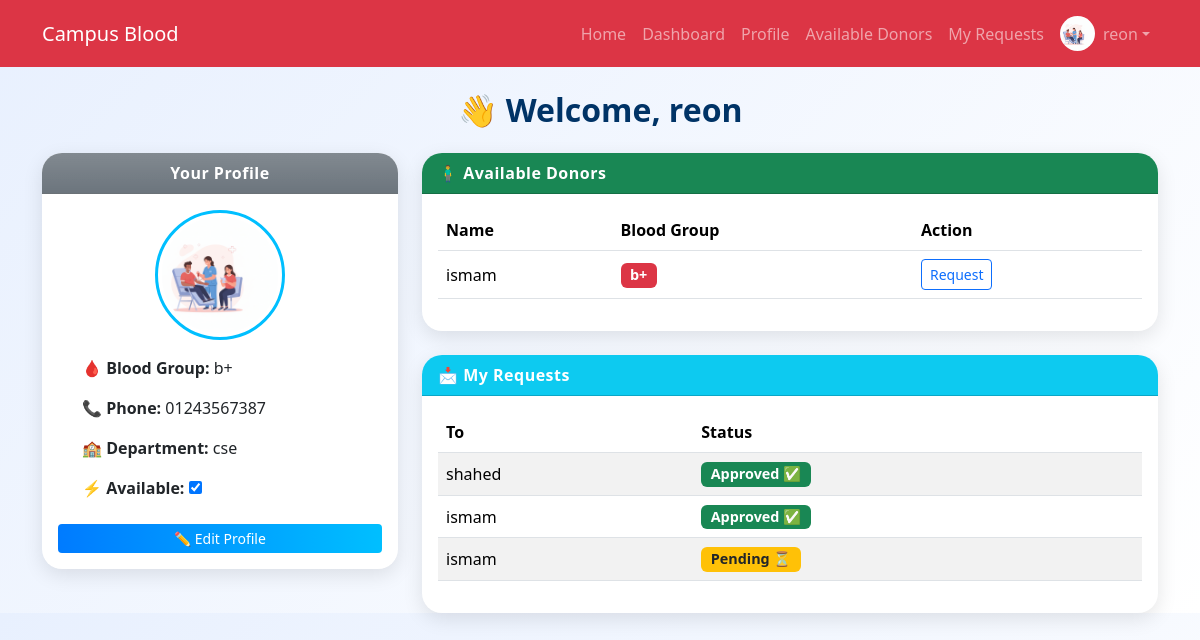
The page /dashboard/ (signed in) on the database as committed earlier.
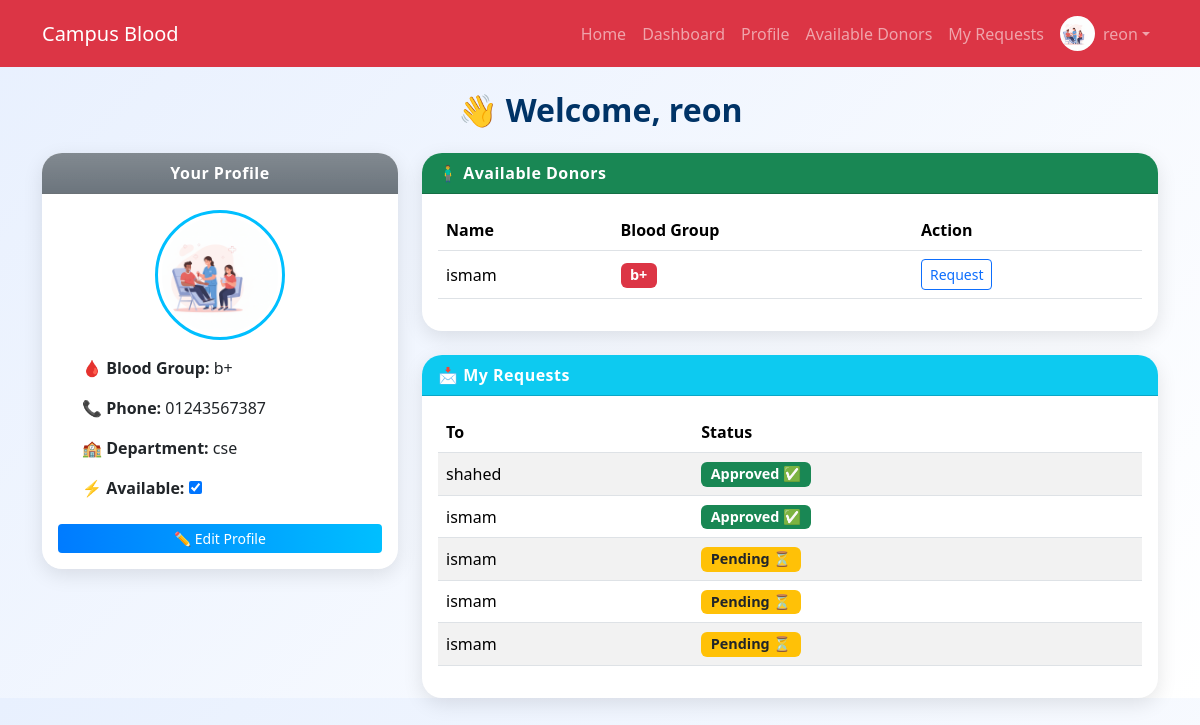
The same page on the database as committed later.
### blood/models.py (models this page shows, shortened)
class Donor(models.Model):
    user = models.OneToOneField(User, on_delete=models.CASCADE)
    blood_group = models.CharField(max_length=5)
    phone = models.CharField(max_length=15)
    department = models.CharField(max_length=100)
    available = models.BooleanField(default=True)
    last_donation_date = models.DateField(null=True, blank=True)
    donation_count = models.IntegerField(default=0)
    profile_pic = models.ImageField(upload_to='profile_pics/', null=True, blank=True)

class Request(models.Model):
    donor = models.ForeignKey(Donor, on_delete=models.CASCADE, related_name='requests')
    requester = models.ForeignKey(User, on_delete=models.CASCADE)
    reason = models.TextField(blank=True)
    date = models.DateTimeField(default=timezone.now)
    status = models.CharField(max_length=20, default="Pending")  # Pending / Approved / Rejected

### blood/views.py (the view)
# urls.py: path('dashboard/', views.dashboard, name='dashboard'),
@login_required
def dashboard(request):
    user = request.user
    try:
        donor_profile = Donor.objects.get(user=user)
    except Donor.DoesNotExist:
        donor_profile = None
    donors = Donor.objects.filter(available=True).exclude(user=user)
    my_requests = Request.objects.filter(requester=user) if 'Request' in globals() else []
    context = {
        'donor_profile': donor_profile,
        'donors': donors,
        'my_requests': my_requests,
    }
    return render(request, 'blood/dashboard.html', context)

### blood/templates/blood/dashboard.html (shortened to what this page needs)
{% extends 'blood/base.html' %}
{% block content %}
<h2 class="text-center mb-4">👋 Welcome, {{ request.user.username }}</h2>
<div class="row g-4">
    <div class="col-lg-4">
        <div class="card dashboard-card">
            <div class="card-header bg-gradient bg-secondary text-white text-center">Your Profile</div>
            <div class="card-body text-center">
                {% if donor_profile %}
                    <div class="mb-3">
                        {% if donor_profile.profile_pic %}
                            <img src="{{ donor_profile.profile_pic.url }}" class="rounded-circle img-thumbnail" style="width:130px; height:130px; object-fit:cover;">
                        {% else %}
                            <img src="https://via.placeholder.com/130" class="rounded-circle img-thumbnail" style="width:130px; height:130px; object-fit:cover;">
                        {% endif %}
                    </div>
                    <div class="text-start ps-4">
                        <p><strong>🩸 Blood Group:</strong> {{ donor_profile.blood_group }}</p>
                        <p><strong>📞 Phone:</strong> {{ donor_profile.phone }}</p>
                        <p><strong>🏫 Department:</strong> {{ donor_profile.department }}</p>
                        <p>
                            <strong>⚡ Available:</strong>
                            <input type="checkbox" id="availabilityToggle" {% if donor_profile.available %}checked{% endif %}>
                        </p>
                    </div>
                    <a href="{% url 'edit_profile' %}" class="btn btn-primary btn-sm mt-2 w-100">✏️ Edit Profile</a>
                {% else %}
                    <p>You don’t have a profile yet.</p>
                    <a href="{% url 'create_donor_profile' %}" class="btn btn-primary btn-sm">Create Profile</a>
                {% endif %}
            </div>
        </div>
    </div>
    <div class="col-lg-8">
        <div class="card dashboard-card">
            <div class="card-header bg-success text-white">🧍‍♂️ Available Donors</div>
            <div class="card-body">
                {% if donors %}
                <table class="table table-hover align-middle">
                    <thead>
                        <tr>
                            <th>Name</th>
                            <th>Blood Group</th>
                            <th>Action</th>
                        </tr>
                    </thead>
                    <tbody>
                        {% for donor in donors %}
                        <tr>
                            <td>{{ donor.user.username }}</td>
                            <td><span class="badge bg-danger">{{ donor.blood_group }}</span></td>
                            <td>
                                {% if donor != donor_profile %}
                                    <a href="{% url 'request_donor' donor.id %}" class="btn btn-sm btn-outline-primary">Request</a>
                                {% else %}
                                    <span class="text-muted">Your Profile</span>
                                {% endif %}
                            </td>
                        </tr>
                        {% endfor %}
                    </tbody>
                </table>
                {% else %}
                    <p class="text-center text-muted">No donors available currently.</p>
                {% endif %}
            </div>
        </div>
        <div class="card dashboard-card mt-4">
            <div class="card-header bg-info text-white">📩 My Requests</div>
            <div class="card-body">
                {% if my_requests %}
                <table class="table table-striped align-middle">
                    <thead>
                        <tr>
                            <th>To</th>
                            <th>Status</th>
                        </tr>
                    </thead>
                    <tbody>
                        {% for req in my_requests %}
                        <tr>
                            <td>{{ req.donor.user.username }}</td>
                            <td>
                                {% if req.status == 'Pending' %}
                                    <span class="badge bg-warning text-dark">Pending ⏳</span>
                                {% elif req.status == 'Approved' %}
                                    <span class="badge bg-success">Approved ✅</span>
                                {% else %}
                                    <span class="badge bg-danger">Declined ❌</span>
                                {% endif %}
                            </td>
                        </tr>
                        {% endfor %}
                    </tbody>
                </table>
                {% else %}
                    <p class="text-center text-muted">You haven’t made any requests yet.</p>
                {% endif %}
            </div>
        </div>
    </div>
</div>
{% endblock %}

### blood/templates/blood/base.html (shortened to what this page needs)
<!DOCTYPE html>
<html lang="en">
<head>
    <link href="https://cdn.jsdelivr.net/npm/bootstrap@5.3.2/dist/css/bootstrap.min.css" rel="stylesheet">
</head>
<body class="bg-light">
<nav class="navbar navbar-expand-lg navbar-dark bg-danger">
    <div class="container">
        <a class="navbar-brand" href="{% url 'dashboard' %}">Campus Blood</a>
        <div class="collapse navbar-collapse" id="navbarNav">
            <ul class="navbar-nav ms-auto align-items-center">
                <li class="nav-item"><a class="nav-link" href="{% url 'home' %}">Home</a></li>
                {% if user.is_authenticated %}
                    <li class="nav-item"><a class="nav-link" href="{% url 'dashboard' %}">Dashboard</a></li>
                    <li class="nav-item"><a class="nav-link" href="{% url 'profile' %}">Profile</a></li>
                    <li class="nav-item"><a class="nav-link" href="{% url 'donor_list' %}">Available Donors</a></li>
                    <li class="nav-item"><a class="nav-link" href="{% url 'donor_requests' %}">My Requests</a></li>
                    <li class="nav-item dropdown">
                        <a class="nav-link dropdown-toggle d-flex align-items-center" href="#" id="navbarDropdown" role="button" data-bs-toggle="dropdown" aria-expanded="false">
                            {% if user.donor.profile_pic %}
                                <img src="{{ user.donor.profile_pic.url }}" alt="Profile" class="navbar-profile-pic me-2">
                            {% else %}
                                <img src="https://via.placeholder.com/35" alt="Profile" class="navbar-profile-pic me-2">
                            {% endif %}
                            {{ user.username }}
                        </a>
                    </li>
                {% else %}
                    <li class="nav-item"><a class="nav-link" href="{% url 'login' %}">Login</a></li>
                    <li class="nav-item"><a class="nav-link" href="{% url 'register' %}">Register</a></li>
                {% endif %}
            </ul>
        </div>
    </div>
</nav>
<div class="container mt-4">
    {% block content %}{% endblock %}
</div>
</body>
</html>

### blood/templates/blood/base.html (style rules this page uses)
.navbar-profile-pic { width: 35px; height: 35px; object-fit: cover; border-radius: 50%; }

### blood/templates/blood/dashboard.html (style rules this page uses)
body { background: linear-gradient(135deg, #e8f0fe 0%, #ffffff 100%); }
.dashboard-card { border: none; border-radius: 20px; box-shadow: 0 6px 20px rgba(0, 0, 0, 0.1); backdrop-filter: blur(10px); transition: transform 0.3s ease, box-shadow 0.3s ease; }
.card-header { border-radius: 20px 20px 0 0 !important; font-weight: 600; letter-spacing: 0.5px; }
.table thead { background: #f7f7f7; }
.btn-primary { background: linear-gradient(90deg, #007bff, #00bfff); border: none; }
.rounded-circle { border: 3px solid #00bfff; }
.badge { font-size: 0.9rem; }
h2 { font-weight: 700; color: #003366; }

Rows that differ between the two databases and show on the page:
added Request: donor.user.username "ismam", status "Pending ⏳"
added Request: donor.user.username "ismam", status "Pending ⏳"
